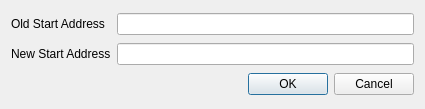
<?xml version="1.0" encoding="UTF-8"?>
<ui version="4.0">
 <class>changesegmentwindow</class>
 <widget class="QDialog" name="changesegmentwindow">
  <property name="geometry">
   <rect>
    <x>0</x>
    <y>0</y>
    <width>425</width>
    <height>109</height>
   </rect>
  </property>
  <property name="windowTitle">
   <string>Dialog</string>
  </property>
  <layout class="QGridLayout" name="gridLayout">
   <item row="0" column="0">
    <widget class="QLabel" name="label">
     <property name="text">
      <string>Old Start Address</string>
     </property>
    </widget>
   </item>
   <item row="0" column="1">
    <widget class="QLineEdit" name="oldAddress">
     <property name="readOnly">
      <bool>true</bool>
     </property>
    </widget>
   </item>
   <item row="1" column="0">
    <widget class="QLabel" name="label_2">
     <property name="text">
      <string>New Start Address</string>
     </property>
    </widget>
   </item>
   <item row="1" column="1">
    <widget class="QLineEdit" name="newAddress"/>
   </item>
   <item row="2" column="0" colspan="2">
    <widget class="QDialogButtonBox" name="buttonBox">
     <property name="orientation">
      <enum>Qt::Horizontal</enum>
     </property>
     <property name="standardButtons">
      <set>QDialogButtonBox::Cancel|QDialogButtonBox::Ok</set>
     </property>
    </widget>
   </item>
  </layout>
 </widget>
 <resources/>
 <connections>
  <connection>
   <sender>buttonBox</sender>
   <signal>accepted()</signal>
   <receiver>changesegmentwindow</receiver>
   <slot>accept()</slot>
   <hints>
    <hint type="sourcelabel">
     <x>248</x>
     <y>254</y>
    </hint>
    <hint type="destinationlabel">
     <x>157</x>
     <y>274</y>
    </hint>
   </hints>
  </connection>
  <connection>
   <sender>buttonBox</sender>
   <signal>rejected()</signal>
   <receiver>changesegmentwindow</receiver>
   <slot>reject()</slot>
   <hints>
    <hint type="sourcelabel">
     <x>316</x>
     <y>260</y>
    </hint>
    <hint type="destinationlabel">
     <x>286</x>
     <y>274</y>
    </hint>
   </hints>
  </connection>
 </connections>
</ui>
